Frame 1 (no input): blank canvas, image omitted
Frame 60 (the mouse pressed at the canvas centre just before this capture): blank canvas, image omitted
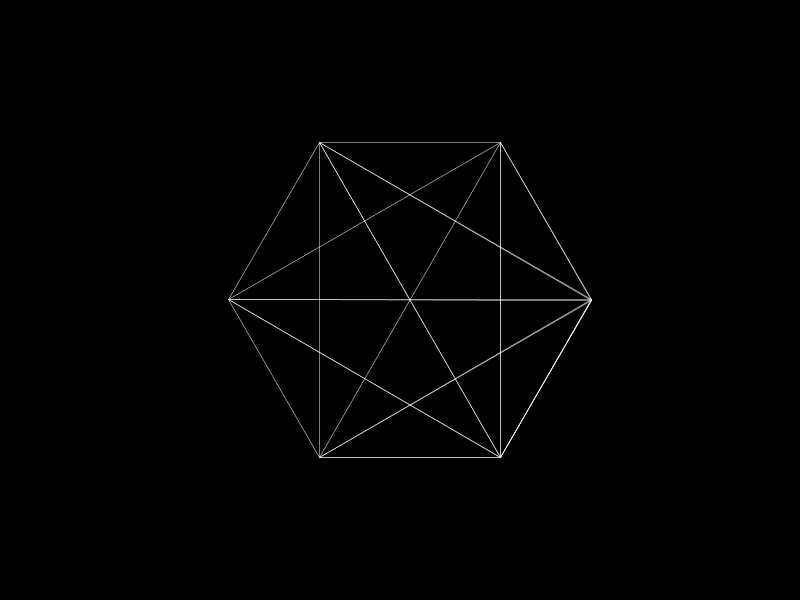
Frame 120 (the mouse held since frame 60 and released just before this capture)

The Processing sketch whose frames 1 and 60 were blank and that drew this single picture after the mouse press (run headless with seeded random() and noise(); from frame 60 on, the mouse is pressed at the canvas centre):

// Processing sketch: Pinto_Progra
// ── Pinto_Progra.pde
int n;
float w; 
int num_lines;
int b;
float r;
float u;
void setup() {

  size(800, 600);
  r=0;
  noStroke();
  frameRate(5);
  w = width / 2.2;
}
void draw() {
  stroke(255);
  background(0);

  if (key=='a') {
    background(0, 255, 255);
    stroke(0);
    strokeWeight(6);
  }

  if (key=='b') {
    background(255, 50, 147);
  }
  //figura que gira
  if (key=='c') {
    pushMatrix();
    stroke(255, 50, 147);
    translate(width/2, height/2);
    rotate(radians(r));
    figura (-130, -130);
    r+=10;

    popMatrix();
  }
  if (key=='d') {
    pushMatrix();
    stroke(255, 20, 147);
    background(106, 90, 205);
    strokeWeight(3);
    translate(width/2, height/2);
    rotate(radians(r));
    figura_ (200, -100);
    figura_ (-600, 100);
    r+=10;
    popMatrix();
  }
  // figuras dibujadas
  figura (210, 150);
}

//primeras dos figuaras
void figura (float _x, float _y) {
  translate(_x, _y);

  pushMatrix();

  scale(0.5);
  n = int(map(mouseX, 0, width, 0, 12));
  num_lines = (n)*(n-1)/2;

  for (float t = 0; t < TWO_PI; t += TWO_PI/n)
  {
    float x = width/2 + w * cos(t);
    float y = height/2 + w * sin(t);

    for (float t2 = t; t2 < TWO_PI; t2 += TWO_PI/n)
    {

      float xn = width / 2 + w * (cos(t2 + TWO_PI/n));
      float yn = height / 2 + w * (sin(t2 + TWO_PI/n));
      line(x, y, xn, yn);
    }
  }
  popMatrix();
}


//otras dos figuras
void figura_ (float _i, float _r) {
  translate(_i, _r);
  pushMatrix();
  scale(0.2);
  n = int(map(mouseX, 0, width, 0, 12));
  num_lines = (n)*(n-1)/2;

  for (float t = 0; t < TWO_PI; t += TWO_PI/n)
  {
    float x = width/2 + w * cos(t);
    float y = height/2 + w * sin(t);

    for (float t2 = t; t2 < TWO_PI; t2 += TWO_PI/n)
    {

      float xn = width / 2 + w * (cos(t2 + TWO_PI/n));
      float yn = height / 2 + w * (sin(t2 + TWO_PI/n));
      line(x, y, xn, yn);
    }
  }

  popMatrix();
}
